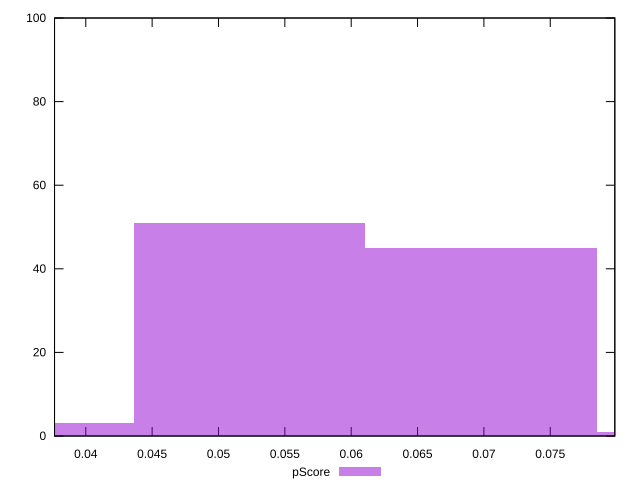

Reproduce this figure in gnuplot.
reset

$pScore <<EOF
0.034890069891955526 3
0.052335104837933286 51
0.06978013978391105 45
0.08722517472988882 1
EOF

set key outside below
set boxwidth 0.017445034945977763
set xrange [0.0376453614490988:0.07986574248041811]
set yrange [0:100]
set trange [0:100]
set style fill transparent solid 0.5 noborder
set terminal svg size 640, 490 enhanced background rgb 'white'
set output "reports/report_00028_2021-02-24T12-49-42.674Z/interactive/samples/astro/pScore/histogram.svg"

plot $pScore title "pScore" with boxes

reset
